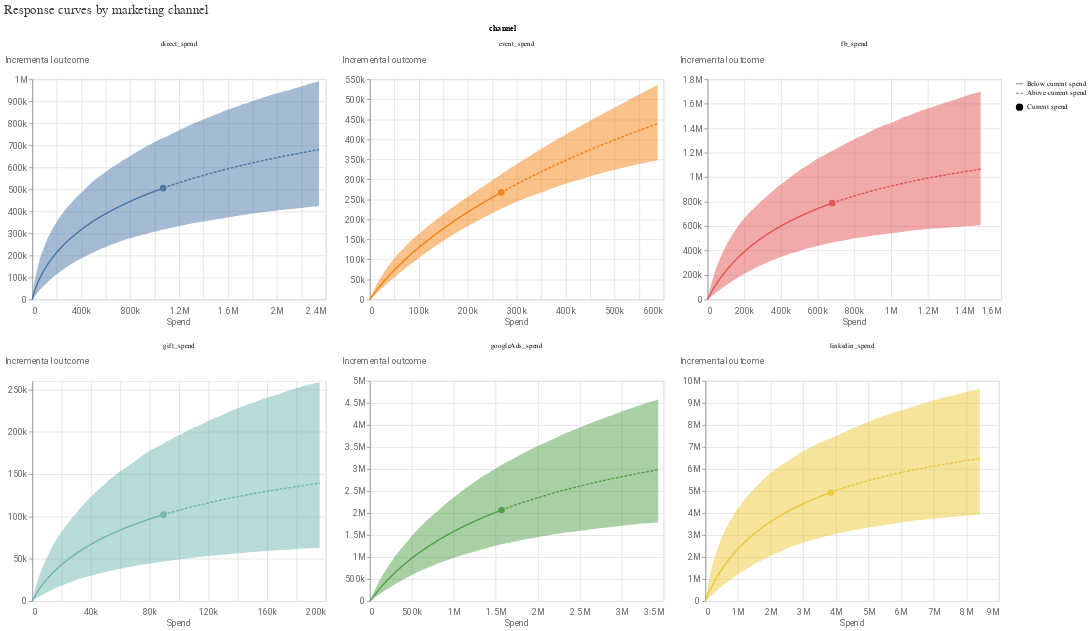

Notebook code cell kept with this figure:
### Code cell
media_effects = visualizer.MediaEffects(mmm)
media_effects.plot_response_curves()

### Figure 1 — Vega-Lite specification as saved in the notebook (floating-point values rounded to 4 significant figures; data arrays with more than 128 entries replaced by an {"elided": "..."} marker saying what was removed)
{"config": {"view": {"continuousWidth": 300, "continuousHeight": 300}, "axis": {"labelColor": "#5F6368", "labelFont": "Roboto", "labelFontSize": 12, "titleColor": "#5F6368", "titleFont": "Roboto", "titleFontSize": 12, "titleFontWeight": "normal"}}, "data": {"name": "data-49e59ec592c877187b5a445dcee43e7a"}, "facet": {"field": "channel", "type": "nominal"}, "spec": {"layer": [{"mark": {"type": "line"}, "encoding": {"color": {"field": "channel", "type": "nominal"}, "strokeDash": {"field": "spend_level", "legend": {"title": null}, "sort": "descending", "type": "nominal"}, "x": {"axis": {"domainColor": "#DADCE0", "labelExpr": "replace(format(datum.value, '.3~s'), 'G', 'B')", "labelPadding": 10, "ticks": false}, "field": "spend", "title": "Spend", "type": "quantitative"}, "y": {"axis": {"labelExpr": "replace(format(datum.value, '.3~s'), 'G', 'B')", "titleAlign": "left", "titleAngle": 0, "titleY": -20}, "field": "mean", "title": "Incremental outcome", "type": "quantitative"}}, "transform": [{"calculate": "datum.spend_multiplier >= 1.0 ? \"Above current spend\" : \"Below current spend\"", "as": "spend_level"}]}, {"mark": {"type": "point", "filled": true, "opacity": 1, "size": 80}, "encoding": {"color": {"field": "channel", "type": "nominal"}, "shape": {"field": "current_spend", "legend": {"title": null}, "type": "nominal"}, "tooltip": [{"field": "spend", "type": "quantitative"}, {"field": "mean", "type": "quantitative"}], "x": {"axis": {"domainColor": "#DADCE0", "labelExpr": "replace(format(datum.value, '.3~s'), 'G', 'B')", "labelPadding": 10, "ticks": false}, "field": "spend", "title": "Spend", "type": "quantitative"}, "y": {"axis": {"labelExpr": "replace(format(datum.value, '.3~s'), 'G', 'B')", "titleAlign": "left", "titleAngle": 0, "titleY": -20}, "field": "mean", "title": "Incremental outcome", "type": "quantitative"}}, "transform": [{"calculate": "datum.spend_multiplier >= 1.0 ? \"Above current spend\" : \"Below current spend\"", "as": "spend_level"}, {"filter": "(datum.spend_multiplier === 1.0)"}]}, {"mark": {"type": "area", "opacity": 0.5}, "encoding": {"color": {"field": "channel", "legend": null, "type": "nominal"}, "x": {"field": "spend", "type": "quantitative"}, "y": {"field": "ci_lo", "type": "quantitative"}, "y2": {"field": "ci_hi"}}, "transform": [{"calculate": "datum.spend_multiplier >= 1.0 ? \"Above current spend\" : \"Below current spend\"", "as": "spend_level"}]}], "width": 400}, "columns": 3, "resolve": {"scale": {"x": "independent", "y": "independent"}}, "title": {"text": "Response curves by marketing channel ", "anchor": "start", "color": "#3C4043", "font": "Google Sans Display", "fontSize": 18, "fontWeight": "normal", "offset": 10}, "$schema": "https://vega.github.io/schema/vega-lite/v5.20.1.json", "datasets": {"data-49e59ec592c877187b5a445dcee43e7a": {"elided": "1320 records"}}}
